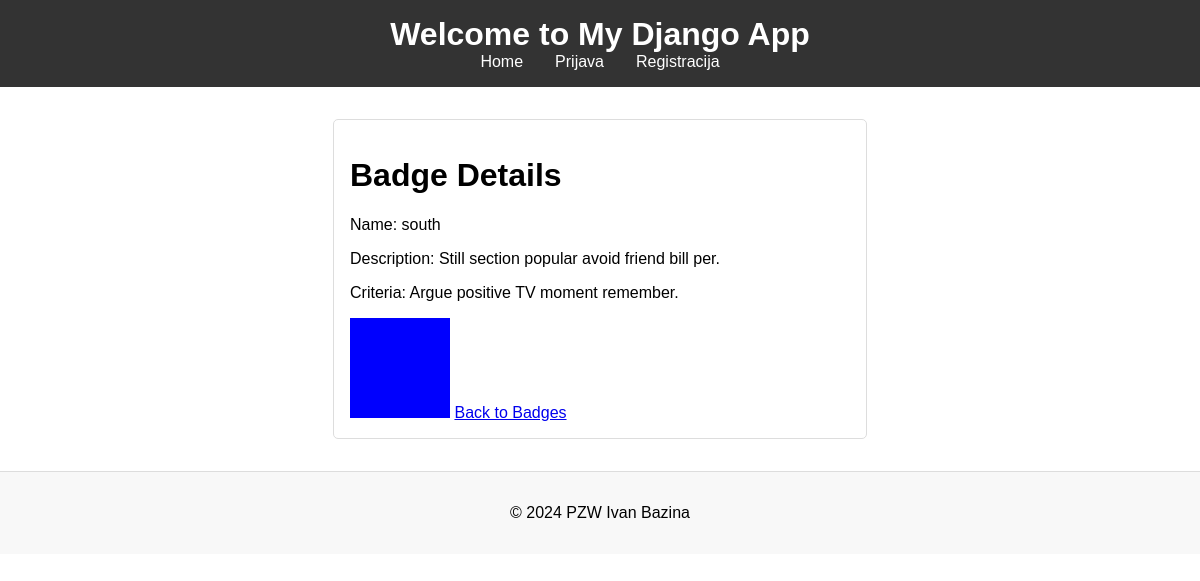
Screenshot of /badges/1/ with the database file from the repository.
### main/models.py (models this page shows, shortened)
class Badge(models.Model):
    name = models.CharField(max_length=100)
    description = models.TextField()
    icon = models.ImageField(upload_to='badges/')
    criteria = models.CharField(max_length=255)  # Criteria to earn the badge

### main/views.py (the view)
# urls.py: path('badges/<int:pk>/', BadgeDetailView.as_view(), name='badge-detail'),
class BadgeDetailView(DetailView):
    model = Badge
    template_name = 'badges/badge_detail.html'
    context_object_name = 'badge'

### main/templates/badges/badge_detail.html
{% extends "base_generic.html" %}
{% block content %}
<h1>Badge Details</h1>
<p>Name: {{ badge.name }}</p>
<p>Description: {{ badge.description }}</p>
<p>Criteria: {{ badge.criteria }}</p>
<img src="{{ badge.icon.url }}" alt="{{ badge.name }} icon">
<a href="{% url 'badge-list' %}">Back to Badges</a>
{% endblock %}

### main/static/css/styles.css (style rules this page uses)
body { font-family: Arial, sans-serif; margin: 0; padding: 0; }

### rows the page displays
Badge: name "south", description "Still section popular avoid friend bill per.", criteria "Argue positive TV moment remember.", icon (picture)
